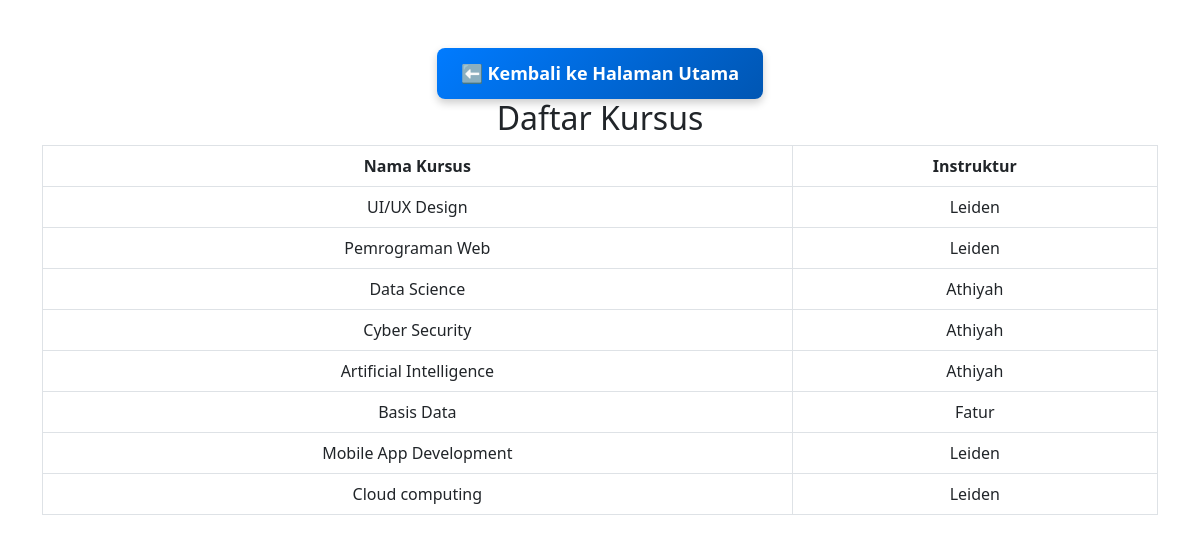
/daftar-kursus.php, run on the app's committed database.
### tables this page shows
CREATE TABLE `courses` (
  `id` int(11) NOT NULL,
  `course_name` varchar(100) NOT NULL,
  `instructor_id` int(11) DEFAULT NULL
);

CREATE TABLE `users` (
  `id` int(11) NOT NULL,
  `full_name` varchar(100) NOT NULL,
  `email` varchar(100) NOT NULL,
  `password` varchar(100) NOT NULL
);

### daftar-kursus.php (the view, shortened to what this page needs)
<?php include 'db.php'; ?>
<!DOCTYPE html>
<html lang="id">
<head>
    <link href="https://cdn.jsdelivr.net/npm/bootstrap@5.3.0/dist/css/bootstrap.min.css" rel="stylesheet">
</head>
<body>
    <div class="container mt-5">
    <div style="text-align: center; margin-top: 30px;">
    <a href="index.php" class="btn-back">
        ⬅ Kembali ke Halaman Utama
    </a>
        <h2>Daftar Kursus</h2>
        <table class="table table-bordered">
            <thead>
                <tr>
                    <th>Nama Kursus</th>
                    <th>Instruktur</th>
                </tr>
            </thead>
            <tbody>
                <?php
                $result = $conn->query("SELECT courses.course_name, users.full_name AS instructor
                                        FROM courses
                                        LEFT JOIN users ON courses.instructor_id = users.id");
                while ($row = $result->fetch_assoc()) {
                    echo "<tr><td>{$row['course_name']}</td><td>{$row['instructor']}</td></tr>";
                }
                ?>
            </tbody>
        </table>
    </div>
</body>
</html>

### daftar-kursus.php (style rules this page uses)
.btn-back { display: inline-block; padding: 12px 24px; background: linear-gradient(135deg, #007bff, #0056b3); color: white; text-decoration: none; border-radius: 8px; font-size: 18px; font-weight: bold; transition: all 0.3s ease-in-out; box-shadow: 0px 4px 8px rgba(0, 0, 0, 0.2); }

### data on the page
courses: course_name "UI/UX Design", instructor.full_name "Leiden"
courses: course_name "Pemrograman Web", instructor.full_name "Leiden"
courses: course_name "Data Science", instructor.full_name "Athiyah"
courses: course_name "Cyber Security", instructor.full_name "Athiyah"
courses: course_name "Artificial Intelligence", instructor.full_name "Athiyah"
courses: course_name "Basis Data", instructor.full_name "Fatur"
courses: course_name "Mobile App Development", instructor.full_name "Leiden"
courses: course_name "Cloud computing", instructor.full_name "Leiden"
